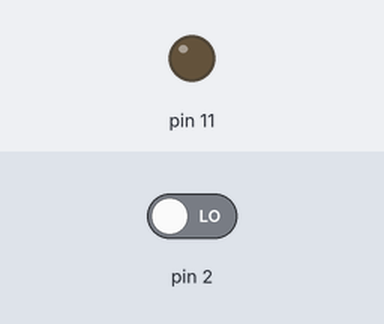
The sketch below on a simulated Arduino Uno, built with avr-gcc and run on an emulated ATmega328P. Shown: output pins drawn as LEDs (lit = HIGH). The test bench sets the inputs (shaded band); at power-on: pin 2 LOW.

Above: at 1.2 s.
1.3 s: pin 2 driven HIGH
At 2.1 s:
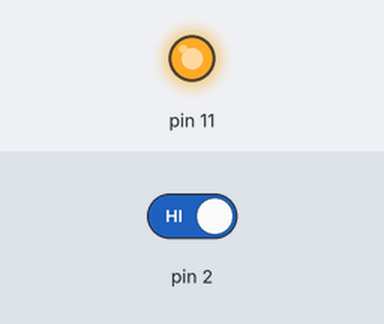
2.8 s: pin 2 driven LOW
At 3.3 s:
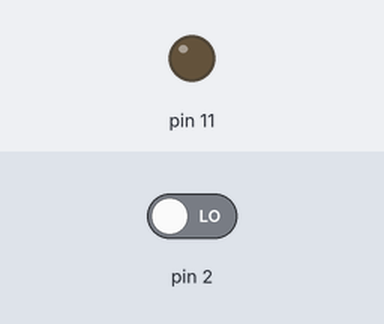
Timing chart, 0 to 5.8 s (numbered marks = the images above; inputs shaded):
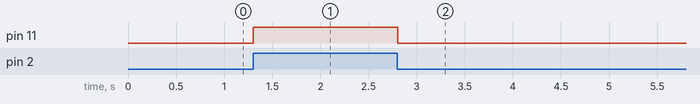

Measured:
- after the input at 1.3 s, pin 11: LOW → HIGH at once
- after the input at 2.8 s, pin 11: HIGH → LOW at once

The sketch:

Interfacing_LED_and_Switch_with_Arduino.ino
```cpp
// C++ code
//
int StateButton = 0;

void setup()
{
  pinMode(2, INPUT);
  pinMode(11, OUTPUT);
}

void loop()
{
  StateButton = digitalRead(2);
  if (StateButton == 1) {
    digitalWrite(11, HIGH);
  } else {
    digitalWrite(11, LOW);
  }
  delay(10); // Delay a little bit to improve simulation performance
}
```
